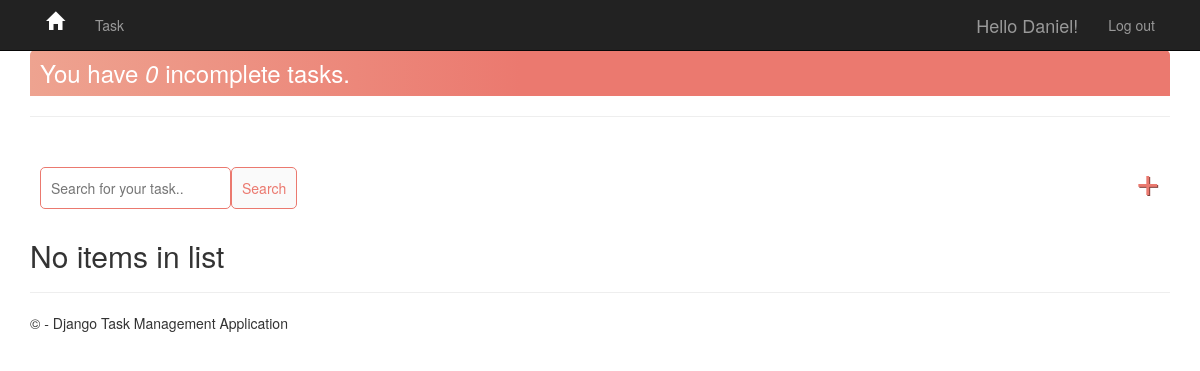
Page /task/ (signed in) on the earlier database version.
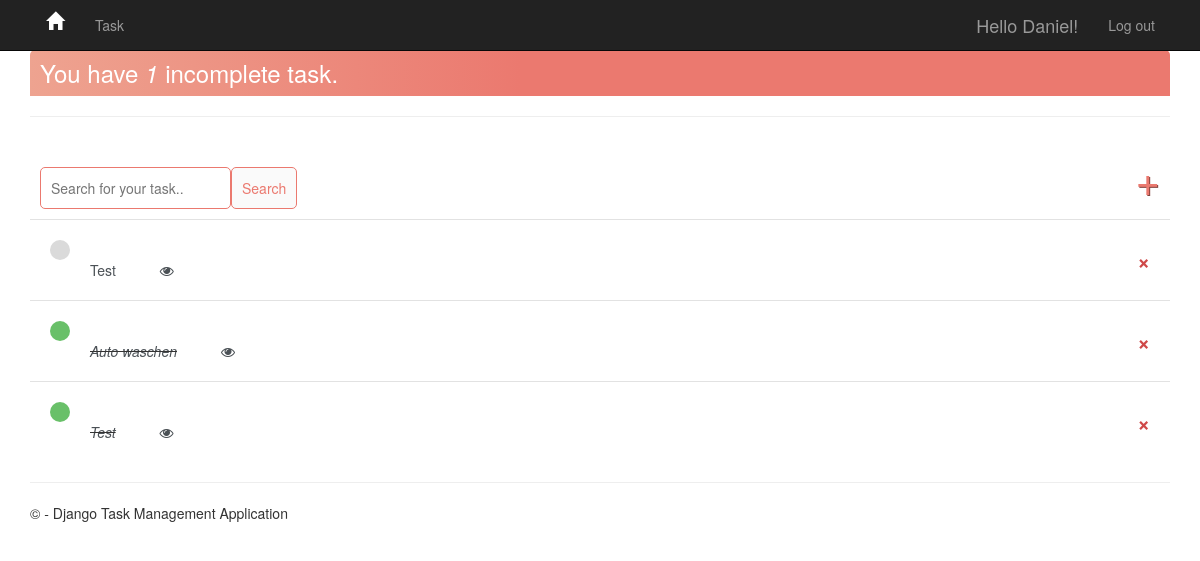
Same page on the later database version.
### app/models.py (models this page shows)
class Task(models.Model):
    user = models.ForeignKey(
        User, on_delete=models.CASCADE, null=True, blank=True)
    title = models.CharField(max_length=200)
    description = models.TextField(null=True, blank=True)
    complete = models.BooleanField(default=False)
    create = models.DateTimeField(auto_now_add=True)
    update = models.DateTimeField(auto_now=True)
    def __str__(self):
        return self.title
    class Meta:
        ordering = ['complete']

### app/views.py (the view)
# urls.py: path('task/', views.TaskList.as_view(), name='tasks'),
class TaskList(LoginRequiredMixin, ListView):
    model = Task
    context_object_name = 'tasks'
    def get_context_data(self, **kwargs):
        context = super().get_context_data(**kwargs)
        context['tasks'] = context['tasks'].filter(user=self.request.user)
        context['count'] = context['tasks'].filter(complete=False).count()
        search_input = self.request.GET.get('search-area') or ''
        if search_input:
            context['tasks'] = context['tasks'].filter(
                title__startswith=search_input)
        context['search_input'] = search_input
        return context

### app/templates/app/task_list.html (shortened to what this page needs)
{% extends 'app/layout.html' %}
{% block content %}
<div class="header-bar">
    <div>
        <h3 style="margin:0">You have <i>{{ count }}</i> incomplete task{{ count|pluralize:"s" }}.</h3>
    </div>
</div>
<hr>
<div id="search-add-wrapper">
    <form method="GET" style="margin-top: 20px; display: flex;">
        <input type="text" name='search-area' value="{{ search_input }}" placeholder="Search for your task.." />
        <input class="button" type="submit" value='Search' />
    </form>
    <a id="add-link" href="{% url 'task-create' %}">&#x2b;</a>
</div>
<div class="task-items-wrapper">
    {% for task in tasks %}
    <div class="task-wrapper">
        {% if task.complete %}
        <div class="task-title">
            <div class="task-complete-icon"></div>
            <i><s><a href="{% url 'task-update' task.id %}">{{ task }}</a></s></i>
            <a class="fa fa-eye" id="eye" href="{% url 'task' task.id %}"></a>
        </div>
        <a class="delete-link" href="{% url 'task-delete' task.id %}">&#215;</a>
        {% else %}
        <div class="task-title">
            <div class="task-incomplete-icon"></div>
            <a href="{% url 'task-update' task.id %}">{{ task }}</a>
            <a class="fa fa-eye" id="eye" href="{% url 'task' task.id %}"></a>
        </div>
        <a class="delete-link" href="{% url 'task-delete' task.id %}">&#215;</a>
        {% endif %}
    </div>
    {% empty %}
    <h2>No items in list</h2>
    {% endfor %}
</div>
{% endblock content %}

Differences in the rows shown:
added Task: title "Test"
added Task: title "Auto waschen"
added Task: title "Test"
Other differences:
{{ count }}: "0" → "1"
text no longer shown: "No items in list"
